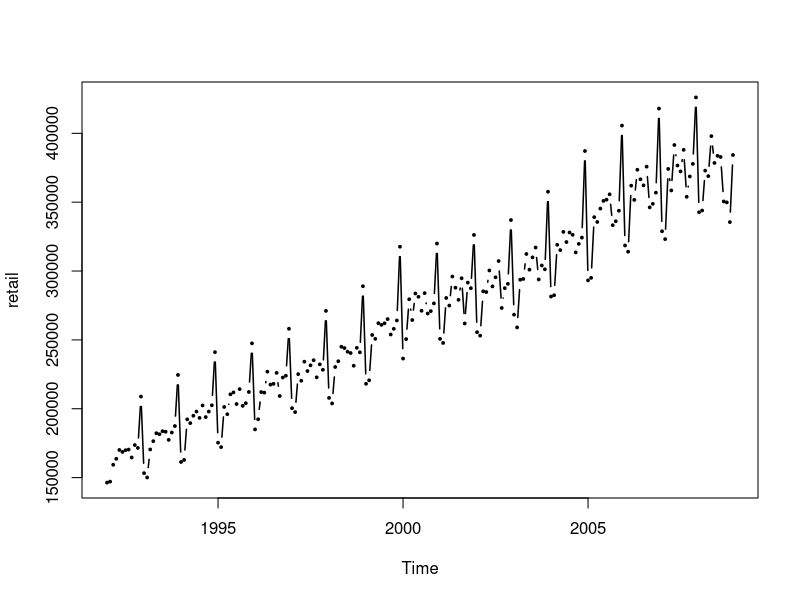
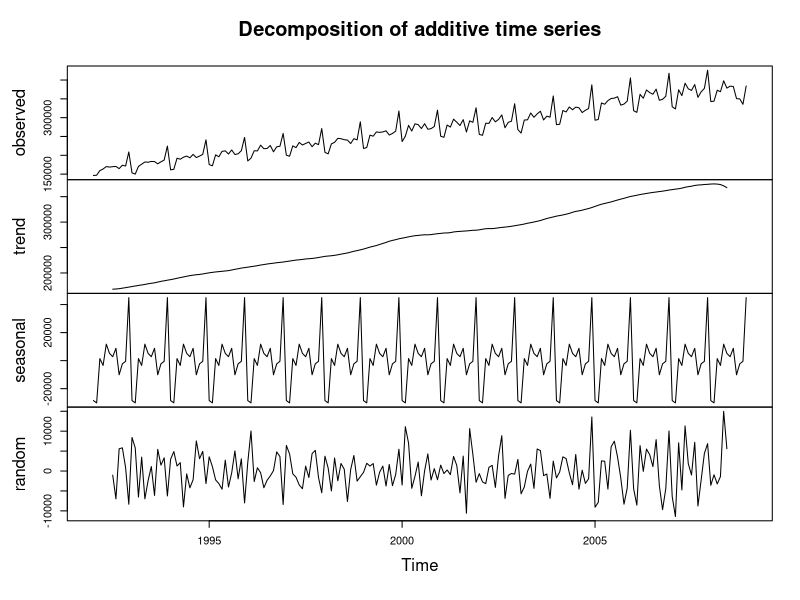

Here is the R script that generated these plots, in order:
# change working directory to the folder that contains the file we want to import 
setwd("~/Dropbox/UCSB Classes/274/lab8_fall2017")

# for more information on this data set, please visit this link below:
# https://www.census.gov/retail/index.html
# this time series data contains monthly retail and food service sales in the US from 1992-2017. In 2017, we are missing 3 realizations from Oct-Dec
retail=read.csv("retail_trade_food_services.csv")
View(retail)
# conver this to time series, specify the frequnecy and starting year
retail=ts(as.numeric(as.character(retail[-c(1:6),-1])),frequency=12,start=1992)
is.ts(retail)

# visualize:
plot.ts(retail,lwd=1.5,type="b",pch=19,cex=0.3)
# we see strong seasonal pattern plus trend. In this case, we can perform decomposition analysis to describe the trend and seasonal factors in this time series. 

############################################################
################## Decomposition Model #####################
# 2 main structures for decomposition:
# (a) additive: time series = trend +seasonal + random
# (b) multiplicative: time series = trend * seasonal * random
# when to use what? (a): seasonal variation is constant over time; (b): seasonal variation flutuates onver time. 

# for example: in this 'retail' data set, additive decomposition is applied in several steps:
# step 1: estimate the trend (linear trend, quarterly trend, cubic trend...)
# step 2: remove the estimated trend (subtract the estimated trend from the original time series).
# step 3: estimate the seasonal trend based on time series at the end of step 2.
# step 4: remove the seasonal trend (subtract the estimated seasonal factor from 'de-trend' time series).
# step 5: estimate random component (time series at the end of step 4)

decompose.result=decompose(retail)
plot(decompose.result)
# observed: original data
# trend: significantly positive linear trend
# seasonal: frequency of 12 with cosntant variation
# random: white noise 

##########################################################
##########################################################



